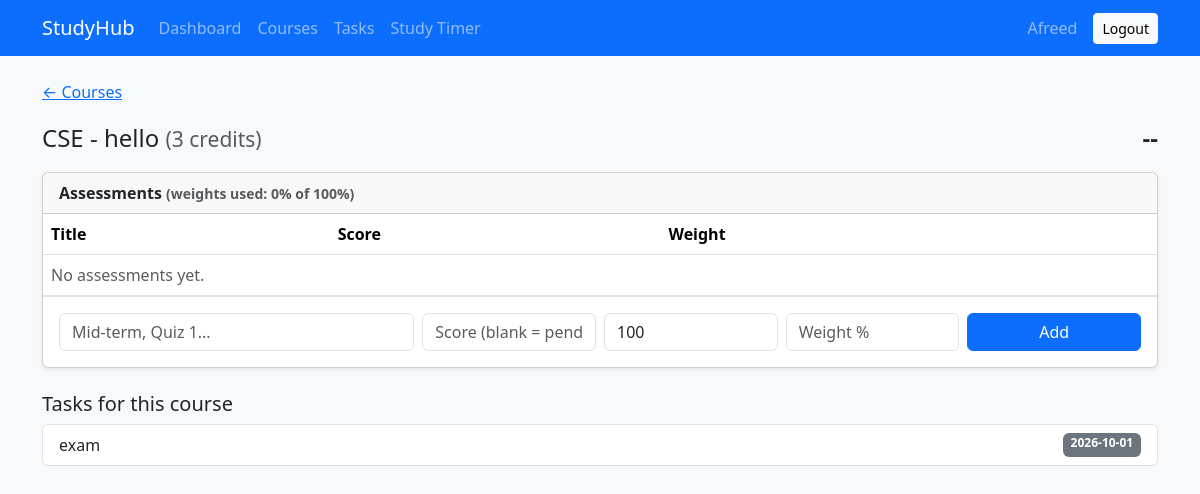
Page /courses/1 (signed in) on the committed database.
### app/models.py (models this page shows, shortened)
class User(UserMixin, db.Model):
    id = db.Column(db.Integer, primary_key=True)
    name = db.Column(db.String(80), nullable=False)
    email = db.Column(db.String(120), unique=True, nullable=False)
    password_hash = db.Column(db.String(256), nullable=False)
    courses = db.relationship("Course", backref="user", cascade="all, delete-orphan")

class Course(db.Model):
    id = db.Column(db.Integer, primary_key=True)
    user_id = db.Column(db.Integer, db.ForeignKey("user.id"), nullable=False)
    code = db.Column(db.String(20), nullable=False)
    name = db.Column(db.String(120), nullable=False)
    credits = db.Column(db.Integer, nullable=False, default=3)
    assessments = db.relationship("Assessment", backref="course", cascade="all, delete-orphan")
    tasks = db.relationship("Task", backref="course")
    sessions = db.relationship("StudySession", backref="course")

class Task(db.Model):
    id = db.Column(db.Integer, primary_key=True)
    user_id = db.Column(db.Integer, db.ForeignKey("user.id"), nullable=False)
    course_id = db.Column(db.Integer, db.ForeignKey("course.id"), nullable=True)
    title = db.Column(db.String(200), nullable=False)
    due_date = db.Column(db.Date, nullable=False)
    priority = db.Column(db.String(10), nullable=False, default="medium")
    done = db.Column(db.Boolean, nullable=False, default=False)

### app/main.py (the view)
@bp.route("/courses/<int:course_id>")
@login_required
def course_detail(course_id):
    course = owned_or_404(Course, course_id)
    pct = course_percentage(course.assessments)
    tasks = Task.query.filter_by(course_id=course.id).order_by(Task.due_date).all()
    return render_template(
        "course_detail.html", course=course, pct=pct, points=percentage_to_points(pct),
        tasks=tasks, weight_used=sum(a.weight for a in course.assessments),
    )

### app/grades.py (called while the page is built)
def percentage_to_points(pct):
    if pct is None:
        return None
    for floor, points in ((90, 10), (80, 9), (70, 8), (60, 7), (50, 6), (40, 5)):
        if pct >= floor:
            return points
    return 0

def course_percentage(assessments):
    graded = [a for a in assessments if a.score is not None and a.max_score > 0]
    total_weight = sum(a.weight for a in graded)
    if not total_weight:
        return None
    return sum(a.score / a.max_score * a.weight for a in graded) / total_weight * 100

### app/main.py (called while the page is built)
def owned_or_404(model, obj_id):
    obj = db.session.get(model, obj_id)
    if obj is None:
        abort(404)
    owner_id = obj.course.user_id if model is Assessment else obj.user_id
    if owner_id != current_user.id:
        abort(404)
    return obj

### app/models.py (called while the page is built)
@login_manager.user_loader
def load_user(user_id):
    return db.session.get(User, int(user_id))

### app/templates/course_detail.html (shortened to what this page needs)
{% extends "base.html" %}
{% block content %}
<a href="{{ url_for('main.courses') }}">&larr; Courses</a>
<div class="d-flex justify-content-between align-items-center my-3">
  <h4 class="mb-0">{{ course.code }} - {{ course.name }} <small class="text-muted">({{ course.credits }} credits)</small></h4>
  <div class="text-end">
    <span class="fs-4 fw-bold">{{ '%.1f'|format(pct) ~ '%' if pct is not none else '--' }}</span>
  </div>
</div>
<div class="card shadow-sm mb-4"><div class="card-header fw-bold">Assessments
  <small class="text-muted">(weights used: {{ weight_used }}% of 100%)</small></div>
  <table class="table mb-0">
    <thead><tr><th>Title</th><th>Score</th><th>Weight</th><th></th></tr></thead>
    <tbody>
    {% for a in course.assessments %}
      <tr><td>{{ a.title }}</td>
          <td>{{ a.score if a.score is not none else 'not graded' }} / {{ a.max_score }}</td>
          <td>{{ a.weight }}%</td>
          <td class="text-end"><form method="post" action="{{ url_for('main.delete_assessment', assessment_id=a.id) }}">
            <input type="hidden" name="csrf_token" value="{{ csrf_token() }}">
            <button class="btn btn-sm btn-outline-danger">x</button></form></td></tr>
    {% else %}<tr><td colspan="4" class="text-muted">No assessments yet.</td></tr>{% endfor %}
    </tbody>
  </table>
  <div class="card-body border-top">
    <form method="post" action="{{ url_for('main.add_assessment', course_id=course.id) }}" class="row g-2">
      <div class="col-md-4"><input class="form-control" name="title" placeholder="Mid-term, Quiz 1..." required></div>
      <div class="col-md-2"><input class="form-control" name="score" placeholder="Score (blank = pending)"></div>
      <div class="col-md-2"><input class="form-control" name="max_score" value="100" placeholder="Max"></div>
      <div class="col-md-2"><input class="form-control" name="weight" placeholder="Weight %" required></div>
      <div class="col-md-2"><button class="btn btn-primary w-100">Add</button></div>
    </form>
  </div>
</div>
<h5>Tasks for this course</h5>
<ul class="list-group">
  {% for t in tasks %}
  <li class="list-group-item d-flex justify-content-between">
    <span class="{{ 'text-decoration-line-through text-muted' if t.done }}">{{ t.title }}</span>
    <span class="badge bg-secondary">{{ t.due_date }}</span></li>
  {% else %}<li class="list-group-item text-muted">No tasks linked to this course.</li>{% endfor %}
</ul>
{% endblock %}

### app/templates/base.html (shortened to what this page needs)
<!doctype html>
<html lang="en">
<head>
  <link href="https://cdn.jsdelivr.net/npm/bootstrap@5.3.3/dist/css/bootstrap.min.css" rel="stylesheet">
</head>
<body class="bg-light">
<nav class="navbar navbar-expand navbar-dark bg-primary mb-4">
  <div class="container">
    <a class="navbar-brand" href="{{ url_for('main.dashboard') }}">StudyHub</a>
    {% if current_user.is_authenticated %}
    <div class="navbar-nav me-auto">
      <a class="nav-link" href="{{ url_for('main.dashboard') }}">Dashboard</a>
      <a class="nav-link" href="{{ url_for('main.courses') }}">Courses</a>
      <a class="nav-link" href="{{ url_for('main.tasks') }}">Tasks</a>
      <a class="nav-link" href="{{ url_for('main.timer') }}">Study Timer</a>
    </div>
    <span class="navbar-text me-3">{{ current_user.name }}</span>
    <form method="post" action="{{ url_for('auth.logout') }}">
      <button class="btn btn-sm btn-light">Logout</button>
    </form>
    {% endif %}
  </div>
</nav>
<div class="container pb-5">
  {% block content %}{% endblock %}
</div>
</body>
</html>

### rows in the picture
User: name "Afreed"
Course: code "CSE", name "hello", credits "3"
Task: title "exam", due_date "2026-10-01"

### other values in the picture
{{ '%.1f'|format(pct) ~ '%' if pct is not none else '--' }} "--"
{{ weight_used }} "0"
